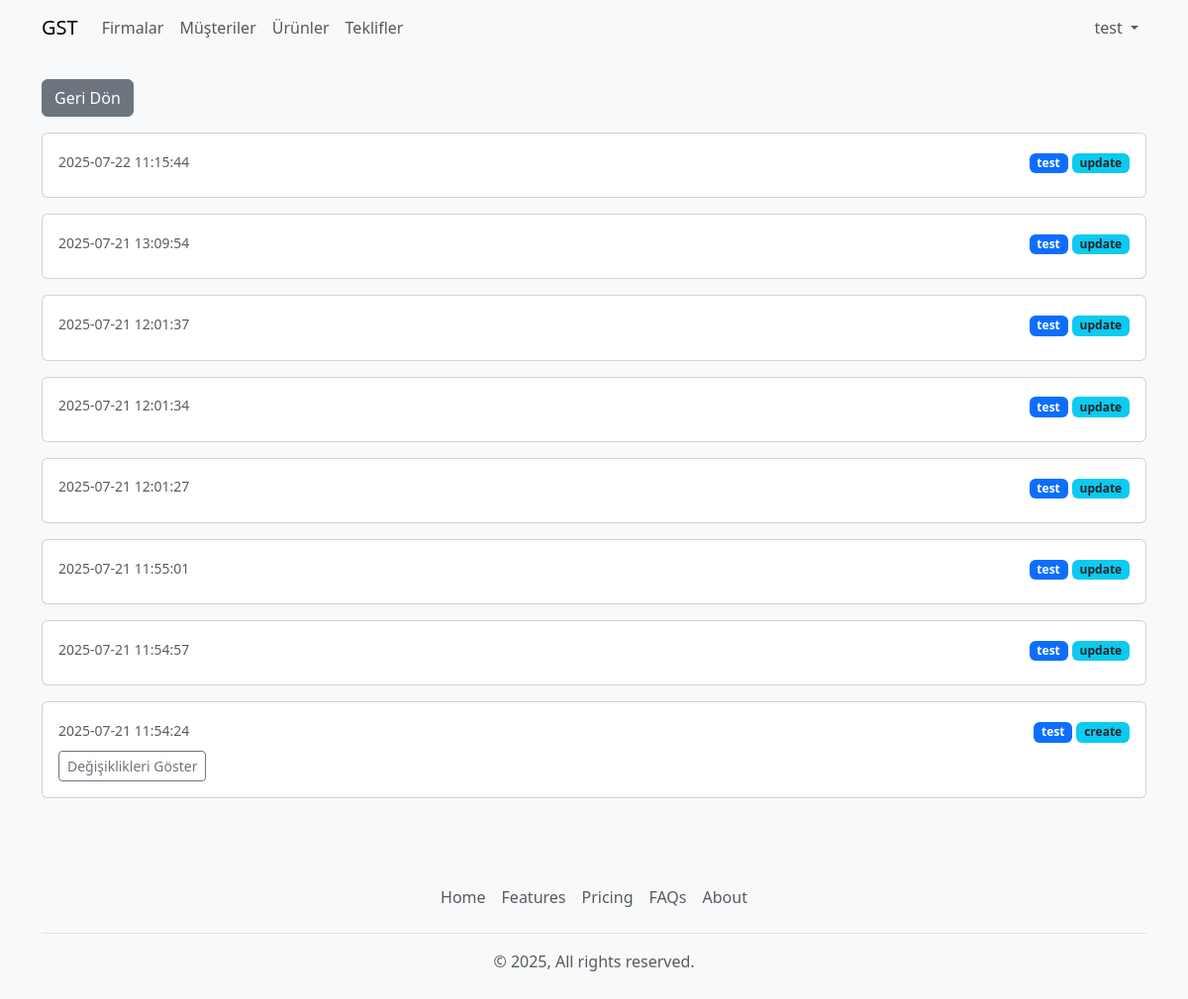
The app's page /log-list.php?table=master_quotes&id=4 (signed in), older data.
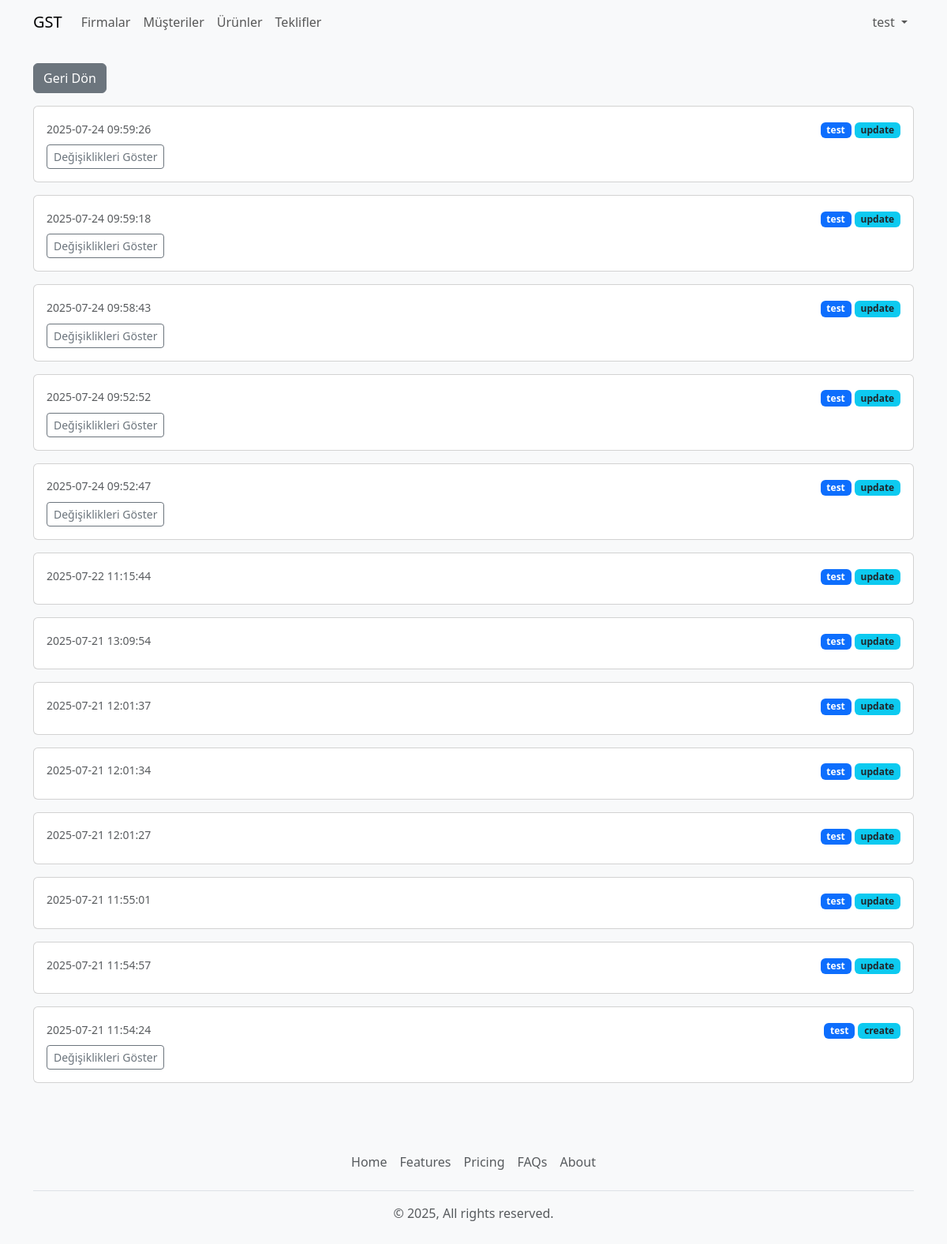
The same page, newer data.
### tables this page shows
CREATE TABLE `audit_logs` (
  `id` bigint(20) UNSIGNED NOT NULL,
  `user_id` int(10) UNSIGNED DEFAULT NULL,
  `action_time` datetime NOT NULL DEFAULT current_timestamp(),
  `table_name` varchar(50) NOT NULL,
  `column_name` varchar(50) DEFAULT NULL,
  `record_id` bigint(20) UNSIGNED DEFAULT NULL,
  `old_value` text DEFAULT NULL,
  `new_value` text DEFAULT NULL,
  `description` varchar(255) DEFAULT NULL,
  `action_id` int(10) UNSIGNED NOT NULL
);

CREATE TABLE `users` (
  `id` int(10) UNSIGNED NOT NULL,
  `first_name` varchar(50) NOT NULL,
  `last_name` varchar(50) NOT NULL,
  `username` varchar(30) NOT NULL,
  `password_hash` char(60) NOT NULL,
  `email` varchar(100) NOT NULL,
  `created_at` datetime NOT NULL DEFAULT current_timestamp()
);

CREATE TABLE `actions` (
  `id` int(10) UNSIGNED NOT NULL,
  `name` varchar(255) NOT NULL
);

### helpers/theme.php (called while the page is built, shortened)
<?php
function get_theme(): string
{
    return $_SESSION['theme'] ?? 'light';
}
function theme_css(): string
{
    return (get_theme() === 'dark')
        ? 'https://cdn.jsdelivr.net/npm/bootswatch@5.3.0/dist/darkly/bootstrap.min.css'
        : 'https://cdn.jsdelivr.net/npm/bootstrap@5.3.0/dist/css/bootstrap.min.css';
}

### log-list.php (the view, shortened to what this page needs)
<?php
require_once 'config.php';
require_once 'helpers/theme.php';
$table = isset($_GET['table']) ? preg_replace('/[^a-zA-Z0-9_]/', '', $_GET['table']) : '';
$recordId = isset($_GET['id']) ? (int)$_GET['id'] : 0;
$logs = [];
if ($table && $recordId) {
    $sql = "SELECT al.*, u.username, a.name AS action_name
            FROM audit_logs al
            LEFT JOIN users u ON al.user_id = u.id
            LEFT JOIN actions a ON al.action_id = a.id
            WHERE al.table_name = :table_name AND al.record_id = :record_id
            ORDER BY al.action_time DESC";
    $stmt = $pdo->prepare($sql);
    $stmt->execute([':table_name' => $table, ':record_id' => $recordId]);
    $logs = $stmt->fetchAll(PDO::FETCH_ASSOC);
}
?>
<!DOCTYPE html>
<html lang="tr">
<head>
    <link href="<?php echo theme_css(); ?>" rel="stylesheet">
</head>
<body class="bg-light">
    <?php include 'includes/header.php'; ?>
    <div class="container py-4">
        <a href="javascript:history.back()" class="btn btn-secondary mb-3">Geri Dön</a>
        <?php if (!$table || !$recordId): ?>
        <div class="alert alert-warning">Gerekli parametreler bulunamadı.</div>
        <?php elseif (!$logs): ?>
        <div class="alert alert-warning">Kayıt bulunamadı.</div>
        <?php else: ?>
        <?php foreach ($logs as $log): ?>
        <?php
                    $old = json_decode($log['old_value'], true) ?: [];
                    $new = json_decode($log['new_value'], true) ?: [];
                    $keys = array_unique(array_merge(array_keys($old), array_keys($new)));
                    $changes = [];
                    foreach ($keys as $k) {
                        $ov = $old[$k] ?? null;
                        $nv = $new[$k] ?? null;
                        if ($ov !== $nv) {
                            $changes[$k] = ['old' => $ov, 'new' => $nv];
                        }
                    }
                ?>
        <div class="card mb-3">
            <div class="card-body">
                <div class="d-flex justify-content-between align-items-center mb-2">
                    <div class="text-muted small"><?php echo htmlspecialchars($log['action_time']); ?></div>
                    <div>
                        <span class="badge bg-primary"><?php echo htmlspecialchars($log['username'] ?? ''); ?></span>
                        <span
                            class="badge bg-info text-dark"><?php echo htmlspecialchars($log['action_name'] ?? ''); ?></span>
                    </div>
                </div>
                <?php if ($changes): ?>
                <button class="btn btn-sm btn-outline-secondary" type="button" data-bs-toggle="collapse"
                    data-bs-target="#log<?php echo $log['id']; ?>" aria-expanded="false"
                    aria-controls="log<?php echo $log['id']; ?>">Değişiklikleri Göster</button>
                <?php endif; ?>
            </div>
        </div>
        <?php endforeach; ?>
        <?php endif; ?>
    </div>
    <?php include 'includes/footer.php'; ?>
</body>
</html>

Row changes from the older to the newer data that the page shows:
added audit_logs: action_time "2025-07-24 09:59:26", user.username "test", action.name "update"
added audit_logs: action_time "2025-07-24 09:59:18", user.username "test", action.name "update"
added audit_logs: action_time "2025-07-24 09:58:43", user.username "test", action.name "update"
added audit_logs: action_time "2025-07-24 09:52:52", user.username "test", action.name "update"
added audit_logs: action_time "2025-07-24 09:52:47", user.username "test", action.name "update"
